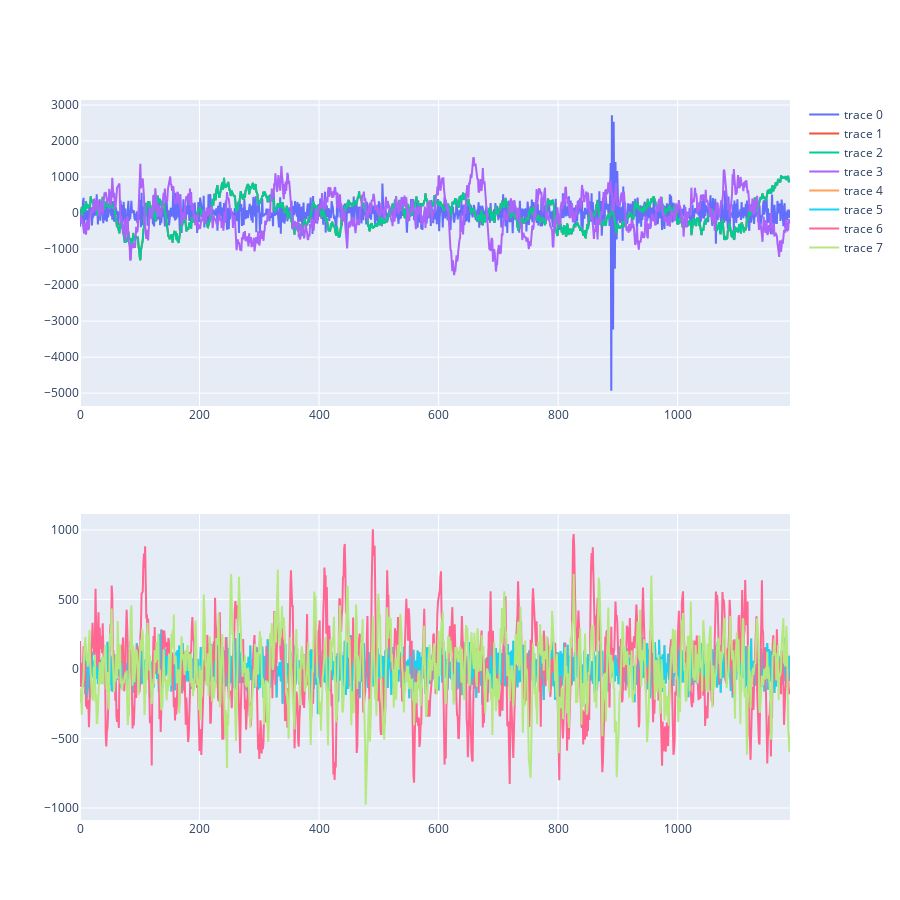

Source (notebook cell):
### Code cell
fig = t.figure()
fig.layout['height'] = 900
fig

### Figure 1 — Plotly figure (JSON) as saved in the notebook; plotly's stock layout.template omitted (floating-point values rounded to 4 significant figures; data arrays with more than 128 entries replaced by an {"elided": "..."} marker saying what was removed)
{"data": [{"type": "scatter", "x": {"elided": "1189 int values"}, "xaxis": "x", "y": {"elided": "1189 float values"}, "yaxis": "y"}, {"type": "scatter", "x": {"elided": "1189 int values"}, "xaxis": "x", "y": {"elided": "1189 float values"}, "yaxis": "y"}, {"type": "scatter", "x": {"elided": "1189 int values"}, "xaxis": "x", "y": {"elided": "1189 float values"}, "yaxis": "y"}, {"type": "scatter", "x": {"elided": "1189 int values"}, "xaxis": "x", "y": {"elided": "1189 float values"}, "yaxis": "y"}, {"type": "scatter", "x": {"elided": "1189 int values"}, "xaxis": "x2", "y": {"elided": "1189 float values"}, "yaxis": "y2"}, {"type": "scatter", "x": {"elided": "1189 int values"}, "xaxis": "x2", "y": {"elided": "1189 float values"}, "yaxis": "y2"}, {"type": "scatter", "x": {"elided": "1189 int values"}, "xaxis": "x2", "y": {"elided": "1189 float values"}, "yaxis": "y2"}, {"type": "scatter", "x": {"elided": "1189 int values"}, "xaxis": "x2", "y": {"elided": "1189 float values"}, "yaxis": "y2"}], "layout": {"height": 900, "hovermode": "x unified", "xaxis": {"anchor": "y", "domain": [0, 1]}, "xaxis2": {"anchor": "y2", "domain": [0, 1]}, "yaxis": {"anchor": "x", "domain": [0.575, 1]}, "yaxis2": {"anchor": "x2", "domain": [0, 0.425]}}}
